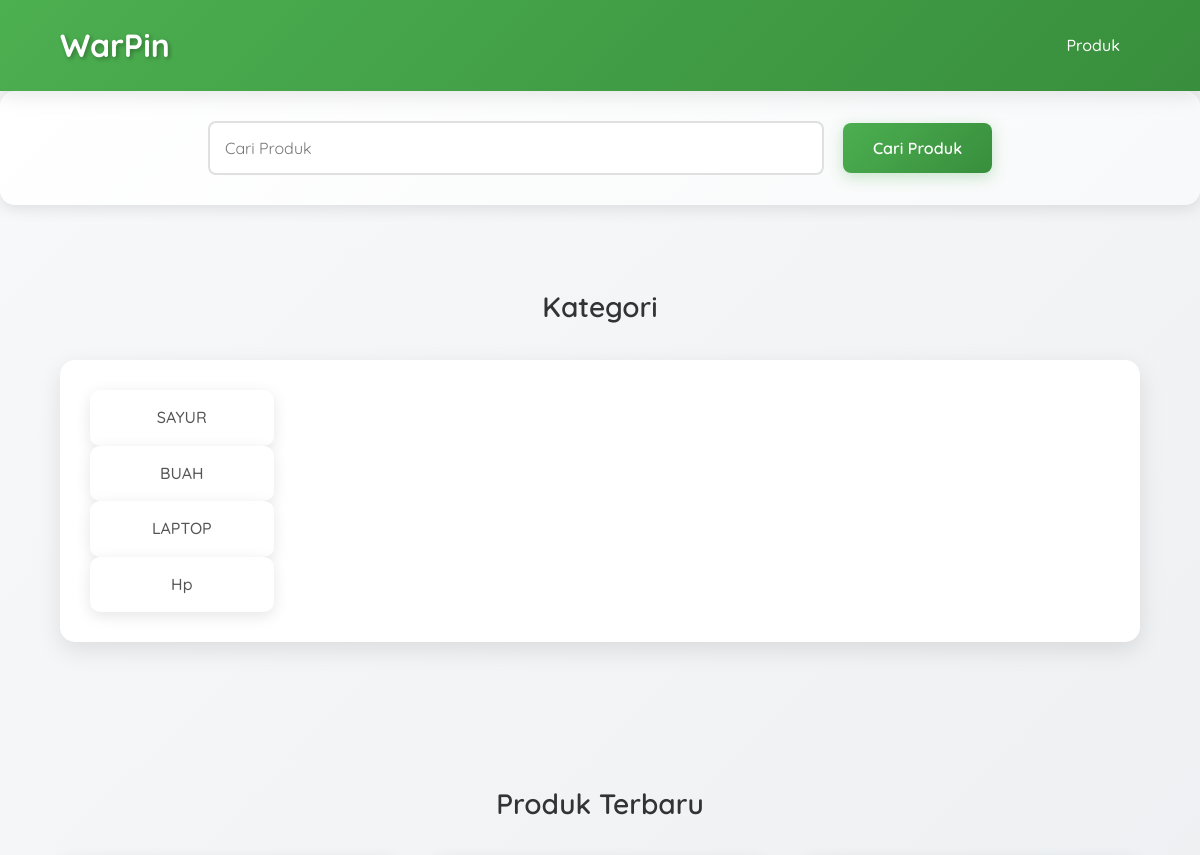
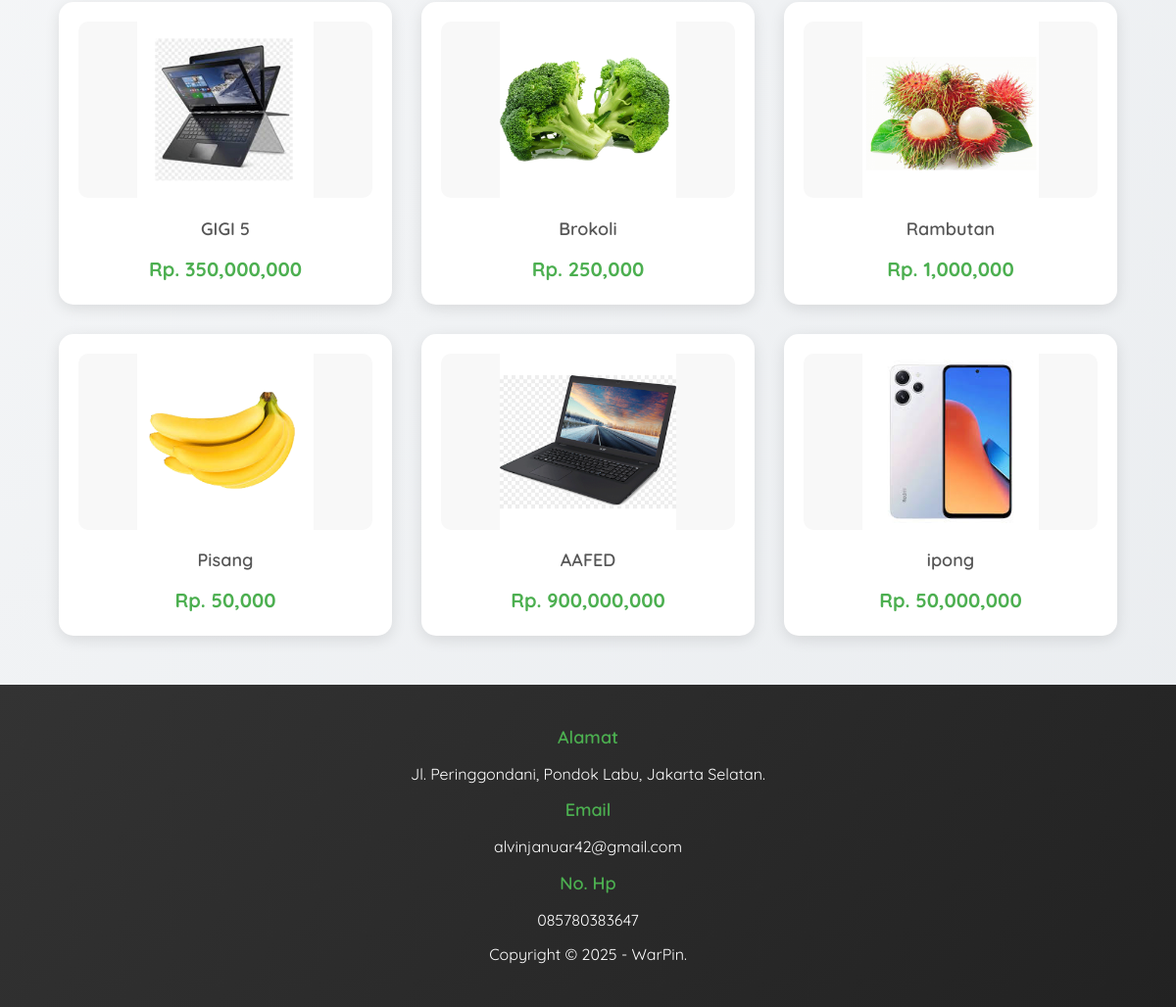
Page /WarPin/index.php on the committed database (2 pictures, top to bottom).
### tables this page shows
CREATE TABLE `tb_category` (
  `category_id` int(11) NOT NULL,
  `category_name` varchar(25) NOT NULL
);

CREATE TABLE `tb_product` (
  `product_id` int(11) NOT NULL,
  `category_id` int(11) NOT NULL,
  `product_name` varchar(100) NOT NULL,
  `product_price` int(11) NOT NULL,
  `product_description` text NOT NULL,
  `product_image` varchar(100) NOT NULL,
  `product_status` tinyint(1) NOT NULL,
  `date_created` timestamp NOT NULL DEFAULT current_timestamp() ON UPDATE current_timestamp()
);

### WarPin/index.php (the view, shortened to what this page needs)
<?php
	include 'db.php';
	$kontak = mysqli_query($conn, "SELECT admin_telp, admin_email, admin_address FROM tb_admin WHERE admin_id = 1");
	$a = mysqli_fetch_object($kontak);
?>
<!DOCTYPE html>
<html>
<head>
	<link rel="stylesheet" type="text/css" href="style.css">
</head>
<body>
	<header>
		<div class="container">
			<h1><a href="index.php">WarPin</a></h1>
			<ul>
				<li><a href="produk.php">Produk</a></li>
			</ul>
		</div>
	</header>
	<div class="search">
		<div class="container">
			<form action="produk.php">
				<input type="text" name="search" placeholder="Cari Produk">
				<input type="submit" name="cari" value="Cari Produk">
			</form>
		</div>
	</div>
<div class="section">
		<div class="container">
			<h3>Kategori</h3>
			<div class="box">
				<?php
				$kategori = mysqli_query($conn, "SELECT * FROM tb_category ORDER BY category_id DESC");
				if (mysqli_num_rows($kategori) > 0) {
					while ($k = mysqli_fetch_array($kategori)) {
				?>
						<a href="produk.php?kat=<?php echo $k['category_id'] ?>">
							<div class="col-5">
								<p><?php echo $k['category_name'] ?></p>
							</div>
						</a>
					<?php }
				} else { ?>
					<p>Kategori tidak ada</p>
				<?php } ?>
			</div>
		</div>
	</div>
	<div class="section">
		<div class="container">
			<h3>Produk Terbaru</h3>
			<div class="product-grid">
				<?php
					$produk = mysqli_query($conn, "SELECT * FROM tb_product WHERE product_status = 1 ORDER BY product_id DESC LIMIT 8");
					if(mysqli_num_rows($produk) > 0){
						while($p = mysqli_fetch_array($produk)){
				?>
					<a href="detail-produk.php?id=<?php echo $p['product_id'] ?>">
						<div class="col-4">
							<img src="produk/<?php echo $p['product_image'] ?>" alt="<?php echo $p['product_name'] ?>" class="product-img">
							<p class="nama"><?php echo substr($p['product_name'], 0, 30) ?></p>
							<p class="harga">Rp. <?php echo number_format($p['product_price']) ?></p>
						</div>
					</a>
				<?php }}else{ ?>
					<p>Produk tidak ada</p>
				<?php } ?>
			</div>
		</div>
	</div>
	<div class="footer">
		<div class="container">
			<h4>Alamat</h4>
			<p><?php echo $a->admin_address ?></p>
			<h4>Email</h4>
			<p><?php echo $a->admin_email ?></p>
			<h4>No. Hp</h4>
			<p><?php echo $a->admin_telp ?></p>
			<small>Copyright &copy; 2025 - WarPin.</small>
		</div>
	</div>
</body>
</html>

### WarPin/style.css (style rules this page uses)
* { margin: 0; padding: 0; box-sizing: border-box; font-family: 'Quicksand', sans-serif; }
body { background: linear-gradient(135deg, #f8f9fa 0%, #e9ecef 100%); color: #333; min-height: 100vh; line-height: 1.6; }
a { color: inherit; text-decoration: none; transition: all 0.3s ease; }
header { background: linear-gradient(135deg, #4CAF50 0%, #388E3C 100%); color: #fff; padding: 20px 0; box-shadow: 0 4px 20px rgba(0,0,0,0.1); position: sticky; top: 0; z-index: 1000; }
header .container { display: flex; justify-content: space-between; align-items: center; }
header h1 { font-size: 32px; font-weight: 700; text-shadow: 2px 2px 4px rgba(0,0,0,0.3); }
header ul { list-style: none; display: flex; gap: 20px; }
header ul li a { display: block; padding: 12px 20px; border-radius: 25px; transition: all 0.3s ease; font-weight: 500; font-size: 16px; }
.container { width: 90%; max-width: 1200px; margin: 0 auto; }
.section { padding: 50px 0; }
.section h3 { font-size: 28px; font-weight: 600; color: #333; margin-bottom: 30px; text-align: center; }
.box { background-color: #fff; border: none; padding: 30px; border-radius: 15px; margin-bottom: 40px; box-shadow: 0 8px 25px rgba(0,0,0,0.1); transition: all 0.3s ease; }
.search { background: linear-gradient(135deg, #fff 0%, #f8f9fa 100%); border: none; border-radius: 15px; text-align: center; padding: 30px; margin-bottom: 30px; box-shadow: 0 4px 15px rgba(0,0,0,0.1); }
.search input[type="text"] { width: 60%; padding: 15px; border: 2px solid #e0e0e0; border-radius: 8px; font-size: 16px; transition: all 0.3s ease; }
.search input[type="submit"] { padding: 15px 30px; background: linear-gradient(135deg, #4CAF50, #388E3C); color: #fff; border: none; border-radius: 8px; cursor: pointer; font-size: 16px; font-weight: 600; margin-left: 15px; transition: all 0.3s ease; box-shadow: 0 4px 15px rgba(76, 175, 80, 0.3); }
.col-5, .col-4, .col-2 { padding: 15px; }
.col-5 { width: 18%; text-align: center; background-color: #fff; border-radius: 10px; box-shadow: 0 4px 15px rgba(0,0,0,0.1); transition: all 0.3s ease; }
.col-5 p { font-weight: 500; color: #555; }
.product-grid { display: grid; grid-template-columns: repeat(auto-fill, minmax(280px, 1fr)); gap: 30px; }
.col-4 { background-color: #fff; border-radius: 15px; padding: 20px; transition: all 0.3s ease; box-shadow: 0 4px 15px rgba(0,0,0,0.1); text-align: center; }
.col-4 img.product-img { width: 100%; height: 180px; object-fit: contain; background-color: #f8f8f8; border-radius: 10px; }
.col-4 .nama { color: #555; margin: 10px 0; font-size: 18px; font-weight: 600; }
.col-4 .harga { font-weight: bold; color: #4CAF50; font-size: 20px; margin-top: 10px; }
.footer { background: linear-gradient(135deg, #333 0%, #222 100%); color: #fff; text-align: center; padding: 40px 20px; }
.footer h4 { font-size: 18px; font-weight: 600; margin-bottom: 10px; color: #4CAF50; }
.footer p, .footer small { margin: 10px 0; font-size: 16px; }

### rows in the picture
tb_category: category_name "SAYUR"
tb_category: category_name "BUAH"
tb_category: category_name "LAPTOP"
tb_category: category_name "Hp"
tb_product: product_image (picture), product_name "GIGI 5", product_price "350,000,000"
tb_product: product_image (picture), product_name "Brokoli", product_price "250,000"
tb_product: product_image (picture), product_name "Rambutan", product_price "1,000,000"
tb_product: product_image (picture), product_name "Pisang", product_price "50,000"
tb_product: product_image (picture), product_name "AAFED", product_price "900,000,000"
tb_product: product_image (picture), product_name "ipong", product_price "50,000,000"

### other values in the picture
$a->admin_address "Jl. Peringgondani, Pondok Labu, Jakarta Selatan."
$a->admin_email "alvinjanuar42@gmail.com"
$a->admin_telp "085780383647"
